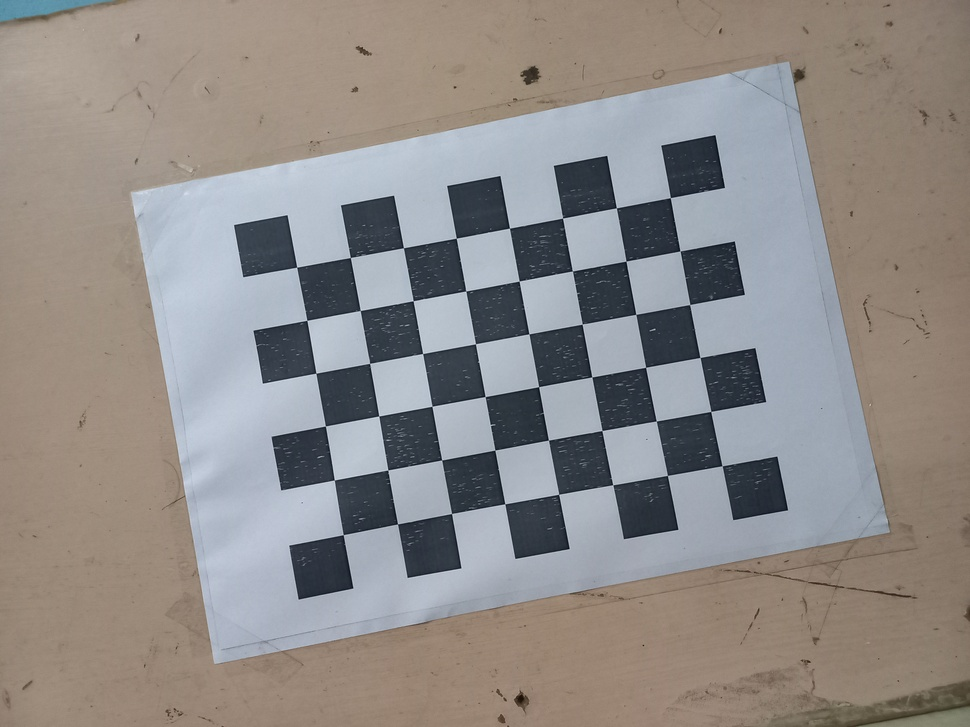
#> input picture 20241117_165731.jpg, 970 x 727 px, shrunk from 4624 x 3468 before the run, found by its file name
$ python laplace_operator.py
#> lines starting #> are read from the running program, lines starting #| are printed output that depends on the picture
import cv2
import numpy as np
import matplotlib.pyplot as plt

# Load an image
filepath = "D:\\Computer Vision\\Feature engineering\\20241117_165731.jpg"
# filepath = "D:\\Computer Vision\\Feature engineering\\left05.jpg"
image = cv2.imread(filepath)
#> image is the input picture: shape (727, 970, 3); mean B, G, R 136.7, 139.3, 143.7

# Convert the image from BGR to Grayscale
gray_image = cv2.cvtColor(image, cv2.COLOR_BGR2GRAY)
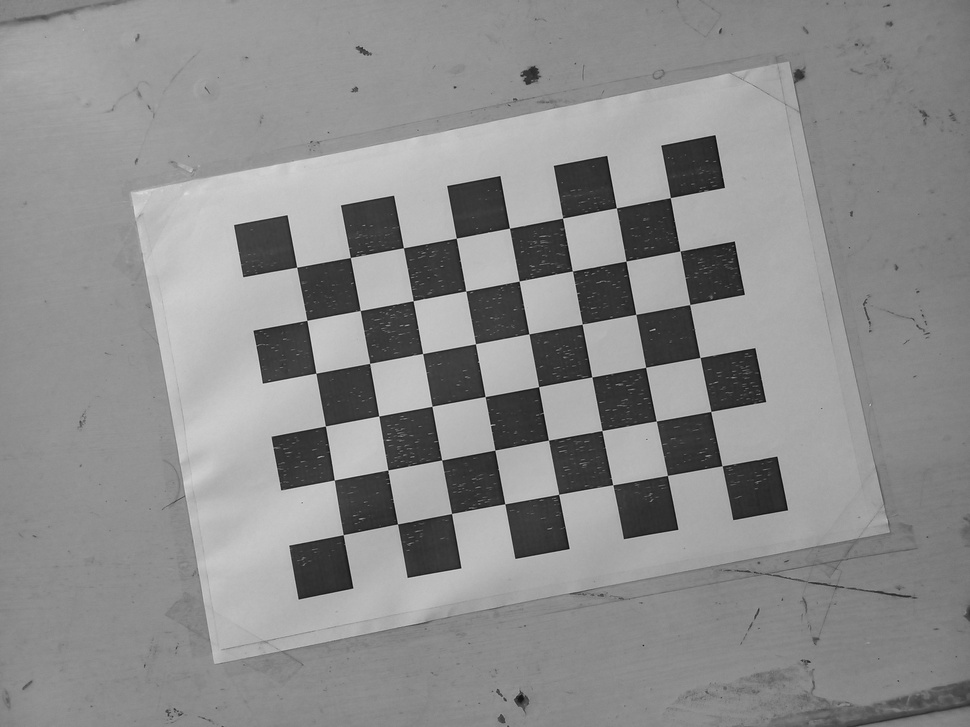
#> gray_image: shape (727, 970); min 7, max 225, mean 140.2

print(gray_image)
#> (printed output is left out)

num_of_rows = len(gray_image)
#> num_of_rows = 727
num_of_cols = len(gray_image[0])
#> num_of_cols = 970
k = np.array([[1, 1, 1],
              [1, -4, 1],
              [1, 1, 1]])

pixelwise_gradient = []
edge_detected_img = []
pre_processed_img = []

for ridx in range(num_of_rows):
    pixelwise_gradient.append([])
    edge_detected_img.append([])
    pre_processed_img.append([])
    for cidx in range(num_of_cols):
        pixelwise_gradient[ridx].append(0)
        edge_detected_img[ridx].append(0)
        pre_processed_img[ridx].append(0)


for ridx in range(1, num_of_rows-1):
    for cidx in range(1, num_of_cols-1):
        pre_processed_img[ridx][cidx] = (0.8*gray_image[ridx][cidx] + (0.025*gray_image[ridx-1][cidx-1] + 0.025*gray_image[ridx-1][cidx] + 0.025*gray_image[ridx-1][cidx+1] +
                                                                       0.025*gray_image[ridx+1][cidx-1] + 0.025*gray_image[ridx+1][cidx] + 0.025*gray_image[ridx+1][cidx+1] +
                                                                       0.025*gray_image[ridx][cidx-1] + 0.025*gray_image[ridx][cidx+1]))/9
#> after the loop, pre_processed_img = 727 items

for ridx in range(1, num_of_rows-1):
    for cidx in range(1, num_of_cols-1):
        Gx = np.matmul(k, np.array([pre_processed_img[ridx][cidx-1], pre_processed_img[ridx][cidx], pre_processed_img[ridx][cidx+1]]))
        Gy = np.matmul(k, np.array([pre_processed_img[ridx-1][cidx], pre_processed_img[ridx][cidx], pre_processed_img[ridx+1][cidx]]))
        G = np.sqrt(np.matmul(Gx, Gx.T) + np.matmul(Gy, Gy.T))

        pixelwise_gradient[ridx][cidx] = G
#> after the loop, pixelwise_gradient = 727 items

for ridx in range(1, num_of_rows-1):
    for cidx in range(1, num_of_cols-1):
        #curr_pixel = 1.5 * pixelwise_gradient[ridx][cidx]
        #if curr_pixel < pixelwise_gradient[ridx-1][cidx-1] or curr_pixel < pixelwise_gradient[ridx-1][cidx] or curr_pixel < pixelwise_gradient[ridx-1][cidx+1] or curr_pixel < pixelwise_gradient[ridx][cidx-1] or curr_pixel < pixelwise_gradient[ridx][cidx+1] or curr_pixel < pixelwise_gradient[ridx+1][cidx-1] or curr_pixel < pixelwise_gradient[ridx+1][cidx] or curr_pixel < pixelwise_gradient[ridx+1][cidx+1]:
        #    edge_detected_img[ridx][cidx] = 255

        if 8.5*pixelwise_gradient[ridx][cidx] < (pixelwise_gradient[ridx-1][cidx-1] + pixelwise_gradient[ridx-1][cidx] + pixelwise_gradient[ridx-1][cidx+1] + pixelwise_gradient[ridx][cidx-1] + pixelwise_gradient[ridx][cidx+1] + pixelwise_gradient[ridx+1][cidx-1] + pixelwise_gradient[ridx+1][cidx] + pixelwise_gradient[ridx+1][cidx+1]):
            edge_detected_img[ridx][cidx] = 255

# Display the grayscale image
image = cv2.convertScaleAbs(np.array(edge_detected_img))
plt.figure(dpi=100)  # Adjust DPI for size control
plt.imshow(image)
plt.axis('off')  # Hide axes
plt.show()
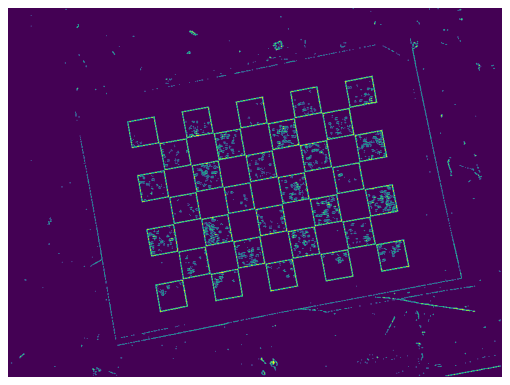
#> figure drawn by matplotlib, 1 panel
"""
cv2.imshow('Grayscale Image', cv2.convertScaleAbs(np.array(edge_detected_img)), aspect=0.5)
cv2.waitKey(0)
cv2.destroyAllWindows()
"""
